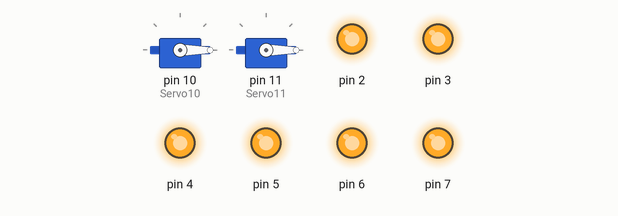
Simulated run of this sketch. Board: Arduino Uno, built with avr-gcc and run on an emulated ATmega328P. Shown: 2 × servo, output pins drawn as LEDs (lit = HIGH).

Above: at 0.05 s.
At 0.25 s:
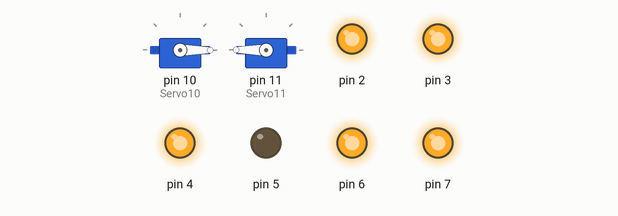
At 0.55 s:
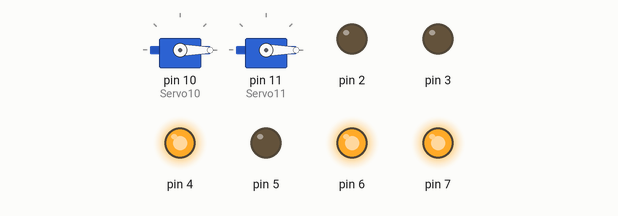
At 1.15 s:
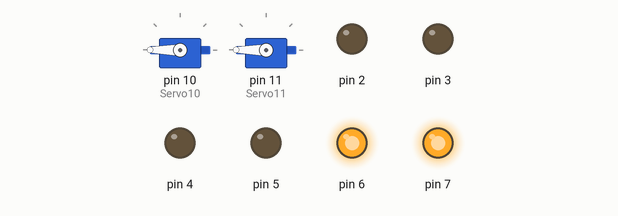
At 1.75 s:
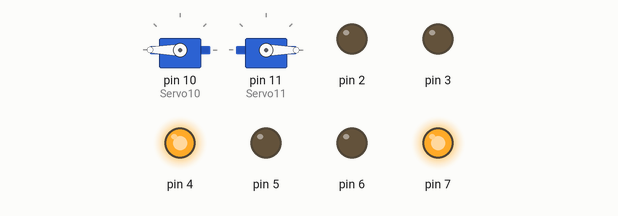
At 2.35 s:
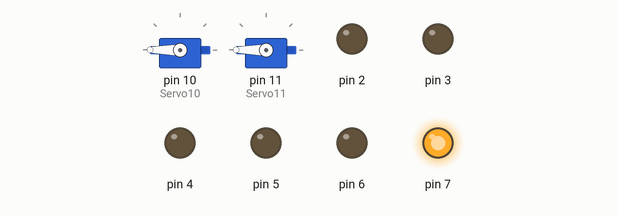
Timing chart, 0 to 3.0 s (numbered marks = the images above):
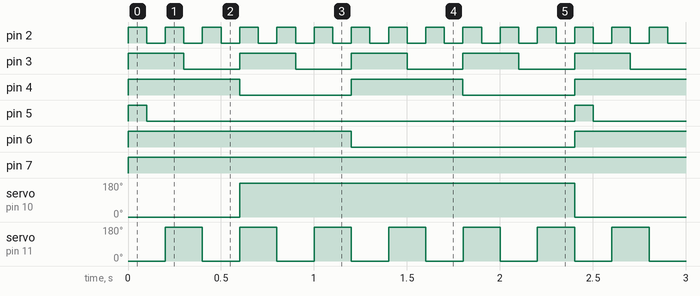

Measured:
- by itself, pin 2: alternates HIGH for 0.10 s and LOW for 0.10 s
- by itself, pin 3: alternates HIGH for 0.30 s and LOW for 0.30 s
- by itself, pin 4: alternates HIGH for 0.60 s and LOW for 0.60 s
- by itself, pin 5: alternates HIGH for 0.10 s and LOW for 2.3 s
- by itself, pin 6: alternates HIGH for 1.2 s and LOW for 1.2 s
- by itself, pin 7: LOW → HIGH at 0.00 s
- by itself, servo on pin 10 (Servo10): alternates 180° for 1.8 s and 0° for 0.60 s
- by itself, servo on pin 11 (Servo11): alternates 180° for 0.20 s and 0° for 0.20 s

The sketch:

LittleGenius.ino
```cpp
//V2.0

//Included Libraries
#include <Servo.h>

//MACROS are defined here
Servo Servo10;
Servo Servo11;

void setup() {
	//put your setup code here, to run once:
	pinMode(2, OUTPUT);
	pinMode(3, OUTPUT);
	pinMode(4, OUTPUT);
	pinMode(5, OUTPUT);
	pinMode(6, OUTPUT);
	pinMode(7, OUTPUT);
	Servo10.attach(10);
	Servo11.attach(11);

}

void loop() {
	//put your main code here, to run repeatedly:

	// Tiempo 1
	digitalWrite(2, true);
	digitalWrite(3, true);
	digitalWrite(4, true);
	digitalWrite(5, true);
	digitalWrite(6, true);
	digitalWrite(7, true);
	Servo10.write(0);
	Servo11.write(0);
	delay(.1 * 1000);

  // Tiempo 2
	digitalWrite(2, false);
	digitalWrite(5, false);
	delay(.1 * 1000);

  // Tiempo 3
	digitalWrite(2, true);
	Servo11.write(180);
	delay(.1 * 1000);

  // Tiempo 4
	digitalWrite(2, false);
	digitalWrite(3, false);
	delay(.1 * 1000);

  // Tiempo 5
	digitalWrite(2, true);
	Servo11.write(0);
	delay(.1 * 1000);

  // Tiempo 6
	digitalWrite(2, false);
	delay(.1 * 1000);

  // Tiempo 7
	digitalWrite(2, true);
	digitalWrite(3, true);
	digitalWrite(4, false);
	Servo10.write(180);
	Servo11.write(180);
	delay(.1 * 1000);

  // Tiempo 8
	digitalWrite(2, false);
	delay(.1 * 1000);

  // Tiempo 9
	digitalWrite(2, true);
	Servo11.write(0);
	delay(.1 * 1000);

  // Tiempo 10
	digitalWrite(2, false);
	digitalWrite(3, false);
	delay(.1 * 1000);

  // Tiempo 11
	digitalWrite(2, true);
	Servo11.write(180);
	delay(.1 * 1000);

  // Tiempo 12
	digitalWrite(2, false);
	delay(.1 * 1000);

  // Tiempo 13
	digitalWrite(2, true);
	digitalWrite(3, true);
	digitalWrite(4, true);
	digitalWrite(6, false);
	Servo11.write(0);
	delay(.1 * 1000);

  // Tiempo 14
	digitalWrite(2, false);
	digitalWrite(5, false);
	delay(.1 * 1000);

  // Tiempo 15
	digitalWrite(2, true);
	Servo11.write(180);
	delay(.1 * 1000);

  // Tiempo 16
	digitalWrite(2, false);
	digitalWrite(3, false);
	delay(.1 * 1000);

  // Tiempo 17
	digitalWrite(2, true);
	Servo11.write(0);
	delay(.1 * 1000);

  // Tiempo 18
	digitalWrite(2, false);
	delay(.1 * 1000);

  // Tiempo 19
	digitalWrite(2, true);
	digitalWrite(3, true);
	digitalWrite(4, false);
	Servo11.write(180);
	delay(.1 * 1000);

  // Tiempo 20
	digitalWrite(2, false);
	delay(.1 * 1000);

  // Tiempo 21
	digitalWrite(2, true);
	Servo11.write(0);
	delay(.1 * 1000);

  // Tiempo 22
	digitalWrite(2, false);
	digitalWrite(3, false);
	delay(.1 * 1000);

  // Tiempo 23
	digitalWrite(2, true);
	Servo11.write(180);
	delay(.1 * 1000);

  // Tiempo 24
	digitalWrite(2, false);
	delay(.1 * 1000);
}
```
